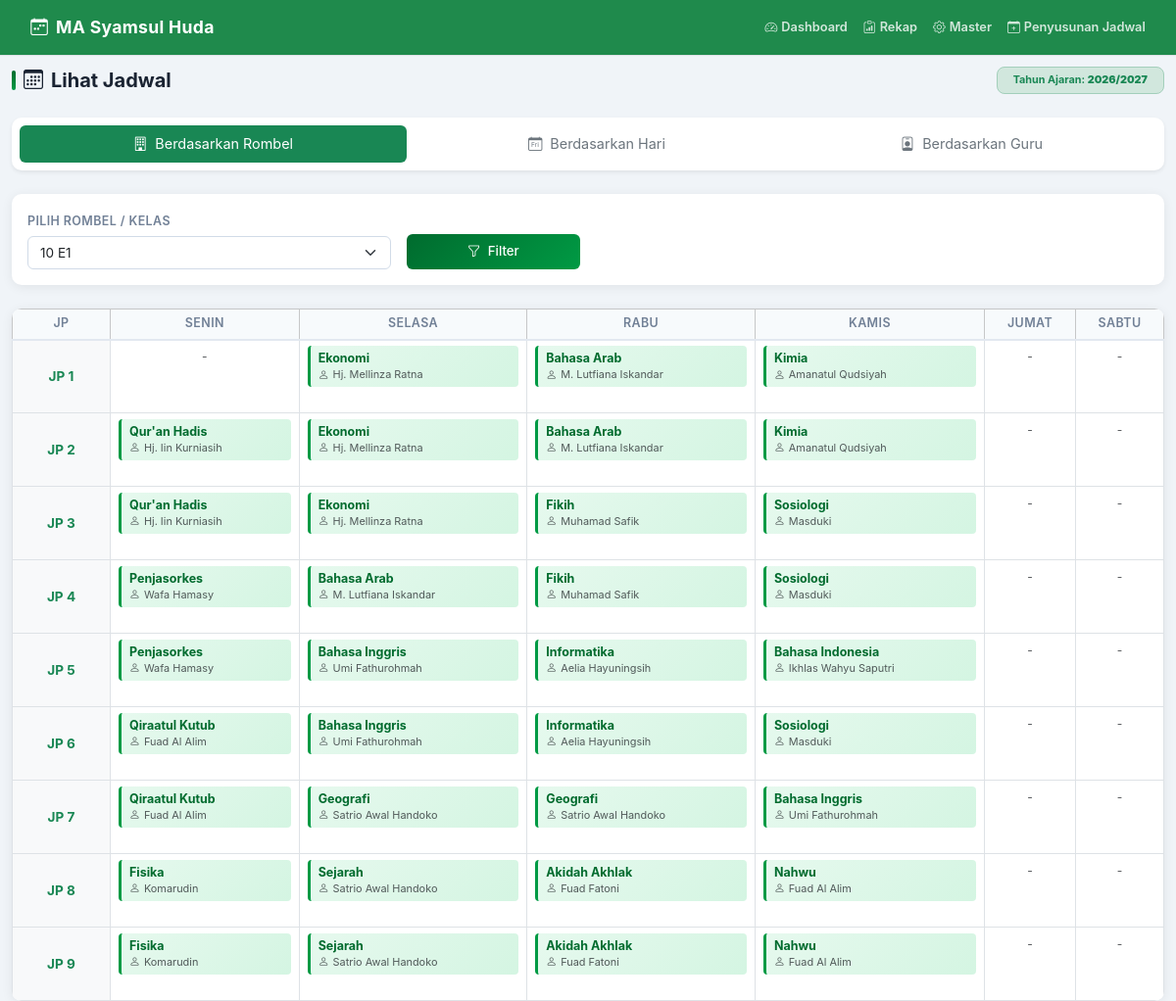
Before: /view_schedule.php with the older database file.
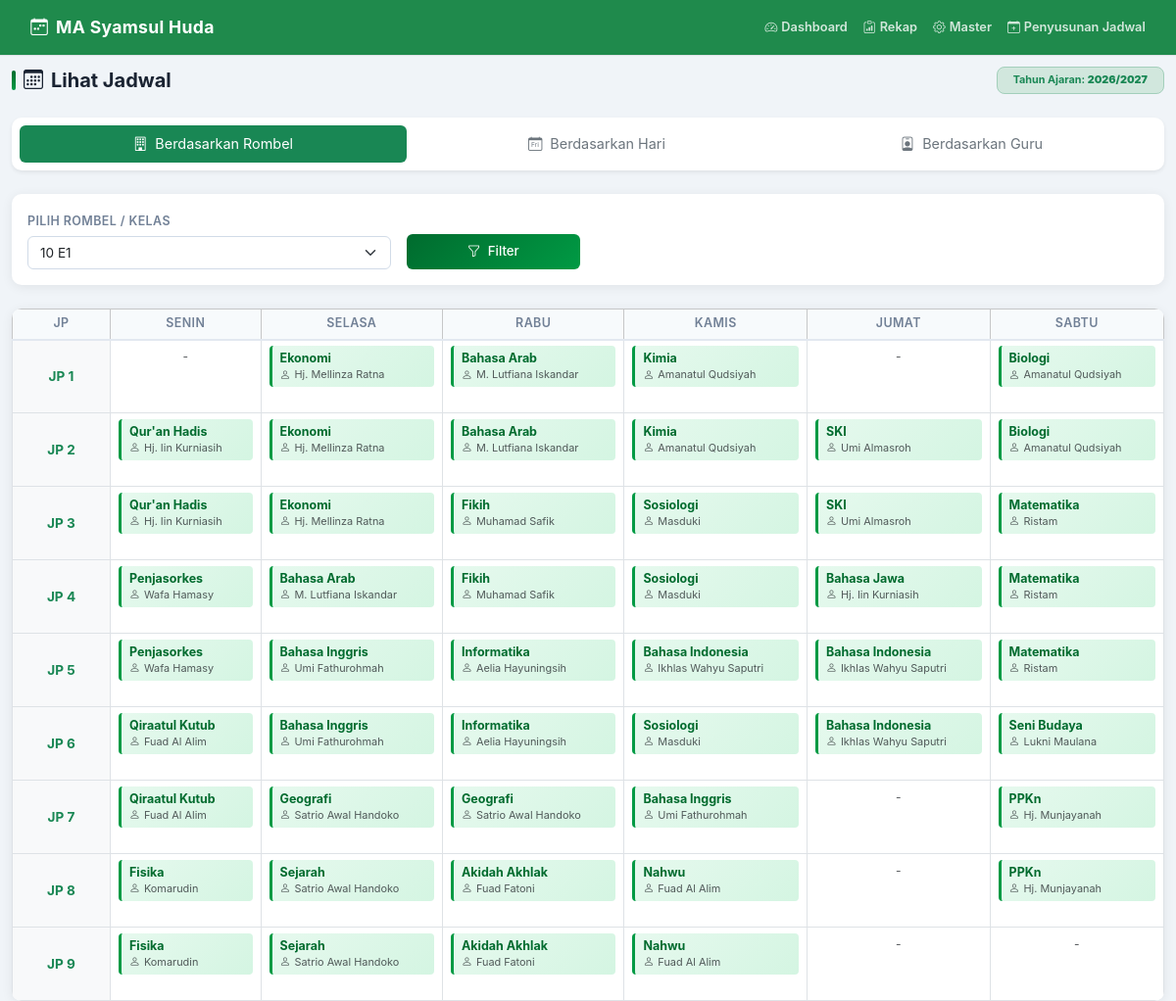
After: the same page with the newer database file.
### tables this page shows
CREATE TABLE school_years(id INTEGER PRIMARY KEY AUTOINCREMENT,name TEXT UNIQUE NOT NULL,active INTEGER NOT NULL DEFAULT 0);

CREATE TABLE schedules(
 id INTEGER PRIMARY KEY AUTOINCREMENT,school_year_id INTEGER NOT NULL,day TEXT NOT NULL,jp INTEGER NOT NULL,
 class_id INTEGER NOT NULL,subject_id INTEGER NOT NULL,teacher_id INTEGER NOT NULL,notes TEXT,
 UNIQUE(school_year_id,day,jp,class_id),
 FOREIGN KEY(school_year_id) REFERENCES school_years(id) ON DELETE CASCADE,
 FOREIGN KEY(class_id) REFERENCES classes(id) ON DELETE CASCADE,
 FOREIGN KEY(subject_id) REFERENCES subjects(id) ON DELETE RESTRICT,
 FOREIGN KEY(teacher_id) REFERENCES teachers(id) ON DELETE RESTRICT);

### config/database.php (called while the page is built, shortened)
<?php
function e(?string $v): string
{
    return htmlspecialchars($v ?? '', ENT_QUOTES, 'UTF-8');
}

### view_schedule.php (the view, shortened to what this page needs)
<?php
require __DIR__ . '/config/database.php';
$pdo = db();
$days = ['Senin', 'Selasa', 'Rabu', 'Kamis', 'Jumat', 'Sabtu'];
$classes  = $pdo->query('SELECT * FROM classes ORDER BY name')->fetchAll();
$teachers = $pdo->query('SELECT * FROM teachers ORDER BY name')->fetchAll();
$year     = $pdo->query('SELECT * FROM school_years WHERE active=1 LIMIT 1')->fetch();
$tab = $_GET['tab'] ?? 'rombel';
$selected_class_id   = isset($_GET['class_id']) ? (int)$_GET['class_id'] : ($classes[0]['id'] ?? 0);
$selected_teacher_id = isset($_GET['teacher_id']) ? (int)$_GET['teacher_id'] : ($teachers[0]['id'] ?? 0);
$selected_day        = $_GET['day'] ?? 'Senin';
$rows = [];
if ($tab === 'rombel' && $selected_class_id) {
    $stmt = $pdo->prepare("
        SELECT s.*, t.name teacher_name, sub.name subject_name
        FROM schedules s
        JOIN teachers t   ON t.id   = s.teacher_id
        JOIN subjects sub ON sub.id = s.subject_id
        WHERE s.school_year_id = ? AND s.class_id = ?
    ");
    $stmt->execute([$year['id'], $selected_class_id]);
    $rows = $stmt->fetchAll();
}
require __DIR__ . '/templates/header.php';
?>
<div class="d-flex align-items-center justify-content-between mb-4">
    <h3 class="page-heading mb-0"><i class="bi bi-calendar3"></i> Lihat Jadwal</h3>
    <span class="badge bg-success-subtle text-success border border-success-subtle px-3 py-2 rounded-3">
        Tahun Ajaran: <strong><?= e($year['name']) ?></strong>
    </span>
</div>
<div class="card mb-4 shadow-sm">
    <div class="card-body p-2">
        <ul class="nav nav-pills nav-fill gap-2">
            <li class="nav-item">
                <a class="nav-link py-2.5 <?= $tab === 'rombel' ? 'active bg-success text-white' : 'text-secondary' ?>" href="?tab=rombel&class_id=<?= $selected_class_id ?>">
                    <i class="bi bi-building me-2"></i>Berdasarkan Rombel
                </a>
            </li>
            <li class="nav-item">
                <a class="nav-link py-2.5 <?= $tab === 'day' ? 'active bg-success text-white' : 'text-secondary' ?>" href="?tab=day&day=<?= urlencode($selected_day) ?>">
                    <i class="bi bi-calendar-day me-2"></i>Berdasarkan Hari
                </a>
            </li>
            <li class="nav-item">
                <a class="nav-link py-2.5 <?= $tab === 'teacher' ? 'active bg-success text-white' : 'text-secondary' ?>" href="?tab=teacher&teacher_id=<?= $selected_teacher_id ?>">
                    <i class="bi bi-person-badge me-2"></i>Berdasarkan Guru
                </a>
            </li>
        </ul>
    </div>
</div>
<div class="card mb-4">
    <div class="card-body">
        <form method="get" class="row g-3 align-items-end justify-content-start">
            <?php if ($tab === 'rombel'): ?>
                <div class="col-md-4">
                    <label class="form-label">Pilih Rombel / Kelas</label>
                    <select name="class_id" class="form-select" onchange="this.form.submit()">
                        <?php foreach ($classes as $c): ?>
                            <option value="<?= $c['id'] ?>" <?= $selected_class_id === (int)$c['id'] ? 'selected' : '' ?>>
                                <?= e($c['name']) ?>
                            </option>
                        <?php endforeach; ?>
                    </select>
                </div>
            <?php endif; ?>
            <div class="col-md-2">
                <button type="submit" class="btn btn-success w-100 py-2">
                    <i class="bi bi-funnel me-1"></i> Filter
                </button>
            </div>
        </form>
    </div>
</div>
<?php if ($tab === 'rombel' || $tab === 'teacher'): ?>
    <div class="card overflow-hidden">
        <div class="table-responsive">
            <table class="table table-sm table-bordered text-center align-middle mb-0" style="min-width: 750px;">
                <thead class="table-light">
                    <tr>
                        <th style="width: 100px;">JP</th>
                        <?php foreach ($days as $d): ?>
                            <th><?= e($d) ?></th>
                        <?php endforeach; ?>
                    </tr>
                </thead>
                <tbody>
                    <?php for ($jp = 1; $jp <= 9; $jp++): ?>
                        <tr>
                            <td class="fw-bold text-success bg-light">JP <?= $jp ?></td>
                            <?php foreach ($days as $d): ?>
                                <td class="p-2" style="height: 75px; vertical-align: top;">
                                    <?php
                                    $cell_found = false;
                                    foreach ($rows as $r) {
                                        if ($r['day'] === $d && (int)$r['jp'] === $jp) {
                                            $cell_found = true;
                                            if ($tab === 'rombel') {
                                                ?>
                                                <div class="cell-entry text-start">
                                                    <strong class="d-block"><?= e($r['subject_name']) ?></strong>
                                                    <small class="text-muted"><i class="bi bi-person me-1"></i><?= e($r['teacher_name']) ?></small>
                                                </div>
                                                <?php
                                            }
                                            break;
                                        }
                                    }
                                    if (!$cell_found): ?>
                                        <span class="text-muted" style="font-size: 0.75rem;">-</span>
                                    <?php endif; ?>
                                </td>
                            <?php endforeach; ?>
                        </tr>
                    <?php endfor; ?>
                </tbody>
            </table>
        </div>
    </div>
<?php endif; ?>
<?php require __DIR__ . '/templates/footer.php'; ?>

### templates/header.php (shortened to what this page needs)
<!doctype html><html lang=id>
    <head>
        <link href="https://cdn.jsdelivr.net/npm/bootstrap@5.3.3/dist/css/bootstrap.min.css" rel=stylesheet>
        <link href="https://cdn.jsdelivr.net/npm/bootstrap-icons@1.11.3/font/bootstrap-icons.min.css" rel=stylesheet>
        <link rel=stylesheet href="assets/css/app.css">
    </head>
    <body>
        <nav class="navbar navbar-dark bg-success">
            <div class=container-fluid>
                <div class="d-flex align-items-center gap-2">
                    <a class="navbar-brand fw-bold" href=index.php>
                        <i class="bi bi-calendar-week me-2"></i>MA Syamsul Huda
                    </a>
                </div>
                <div class="d-flex align-items-center gap-3">
                    <a class="nav-link text-white fw-semibold" href=index.php>
                        <i class="bi bi-speedometer2 me-1"></i>Dashboard
                    </a>
                    <a class="nav-link text-white fw-semibold" href=report.php>
                        <i class="bi bi-clipboard-data me-1"></i>Rekap
                    </a>
                    <a class="nav-link text-white fw-semibold" href="master.php?type=teachers">
                        <i class="bi bi-gear me-1"></i>Master
                    </a>
                    <a class="nav-link text-white fw-semibold" href=schedule.php>
                        <i class="bi bi-calendar-plus me-1"></i>Penyusunan Jadwal
                    </a>
                </div>
            </div>
        </nav>
        <div class=container-fluid py-2>

### templates/footer.php (shortened to what this page needs)
        </div>
    </body>
</html>

### assets/css/app.css (style rules this page uses)
*, *::before, *::after { box-sizing: border-box }
body { background: #f0f4f8; font-family: -apple-system, BlinkMacSystemFont, "Segoe UI", Roboto, Helvetica, Arial, sans-serif; font-size: 0.9rem; color: #1a2332; padding-top: 0; margin: 0; }
.navbar { background: #1f8a4c !important; box-shadow: 0 1px 0 rgba(0, 0, 0, .08); padding: 0.6rem 1.2rem; margin-bottom: 0.75rem; }
.navbar-brand { font-weight: 700; font-size: 1.1rem; letter-spacing: .3px; }
.navbar .text-white { font-size: .8rem; opacity: .8; }
.card { border: none; border-radius: 10px; box-shadow: 0 2px 12px rgba(0, 0, 0, .07); }
.btn { border-radius: 6px; font-weight: 500; font-size: .83rem; transition: transform .12s, box-shadow .12s; }
.btn-success { background: linear-gradient(135deg, #006b2e, #009a44); border: none; }
.form-control, .form-select { border-radius: 6px; border: 1.5px solid #d1dbe8; font-size: .85rem; transition: border-color .18s, box-shadow .18s; }
.form-label { font-weight: 600; font-size: .78rem; text-transform: uppercase; letter-spacing: .4px; color: #718096; margin-bottom: .3rem; }
.table { font-size: .85rem; }
.table thead th { background: #f7fafc; font-weight: 600; font-size: .78rem; text-transform: uppercase; letter-spacing: .4px; color: #718096; border-bottom: 2px solid #e2e8f0; padding: .8rem 1rem; }
.table td { padding: .75rem 1rem; vertical-align: middle; }
.table-sm th, .table-sm td { padding: .35rem .5rem !important; }
.cell-entry { display: inline-block; background: linear-gradient(135deg, #e6f9ee, #d4f5e2); border-left: 3px solid #009a44; border-radius: 4px; padding: .3rem .5rem; font-size: .78rem; line-height: 1.3; width: 100%; }
.cell-entry strong { color: #006b2e; display: block; }
.cell-entry small { color: #4a5568; }
.page-heading { font-size: 1.25rem; font-weight: 700; color: #1a2332; margin-bottom: 1.2rem; display: flex; align-items: center; gap: .5rem; }
.page-heading::before { content: ''; display: inline-block; width: 4px; height: 1.25rem; background: linear-gradient(#006b2e, #009a44); border-radius: 2px; }

Changed rows visible on the page:
added schedules: subject_name "Biologi", teacher_name "Amanatul Qudsiyah"
added schedules: subject_name "SKI", teacher_name "Umi Almasroh"
added schedules: subject_name "Biologi", teacher_name "Amanatul Qudsiyah"
added schedules: subject_name "SKI", teacher_name "Umi Almasroh"
added schedules: subject_name "Matematika", teacher_name "Ristam"
added schedules: subject_name "Bahasa Jawa", teacher_name "Hj. Iin Kurniasih"
added schedules: subject_name "Matematika", teacher_name "Ristam"
added schedules: subject_name "Bahasa Indonesia", teacher_name "Ikhlas Wahyu Saputri"
added schedules: subject_name "Matematika", teacher_name "Ristam"
added schedules: subject_name "Bahasa Indonesia", teacher_name "Ikhlas Wahyu Saputri"
added schedules: subject_name "Seni Budaya", teacher_name "Lukni Maulana"
added schedules: subject_name "PPKn", teacher_name "Hj. Munjayanah"
added schedules: subject_name "PPKn", teacher_name "Hj. Munjayanah"
